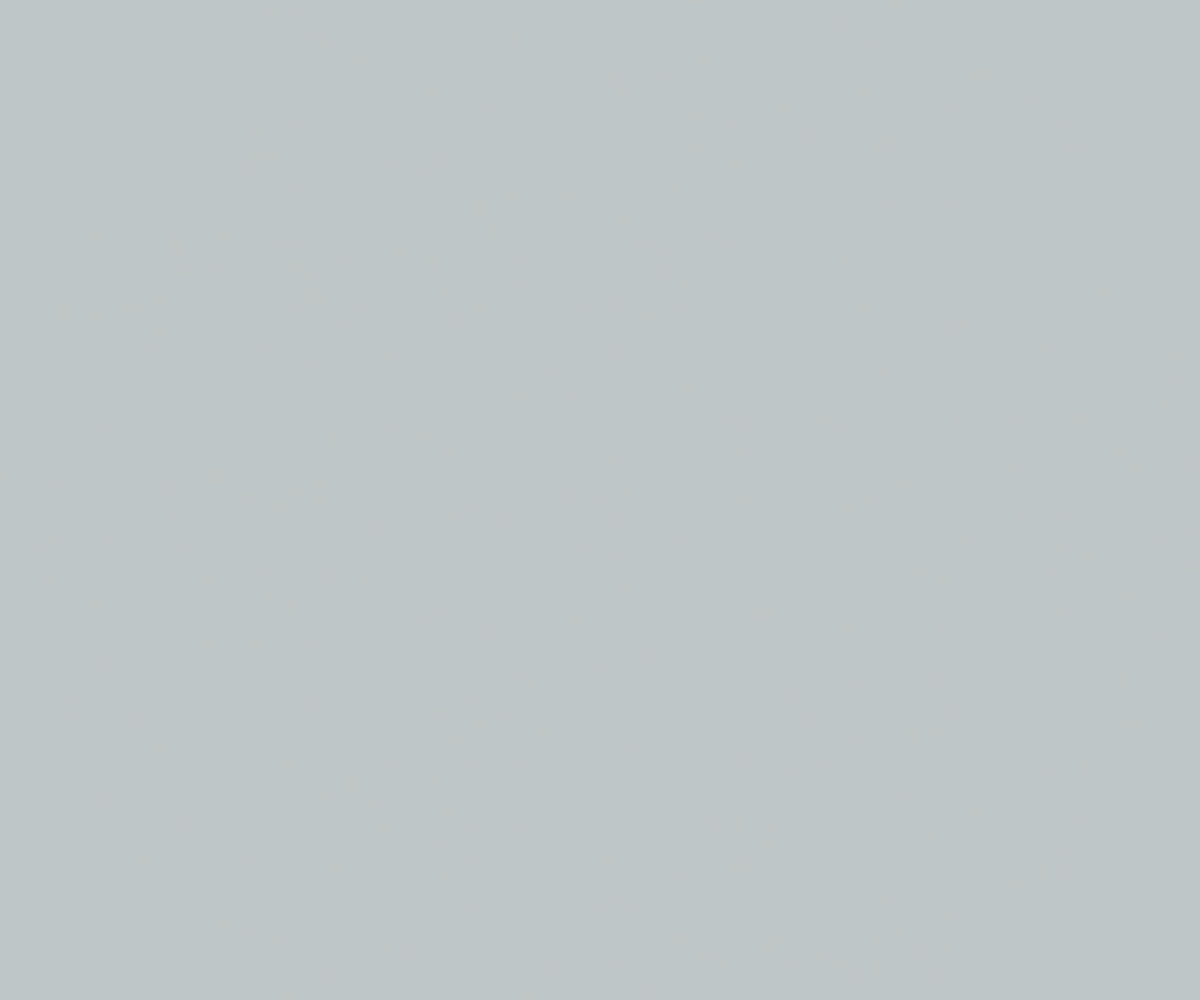
Frame 1 (no input)
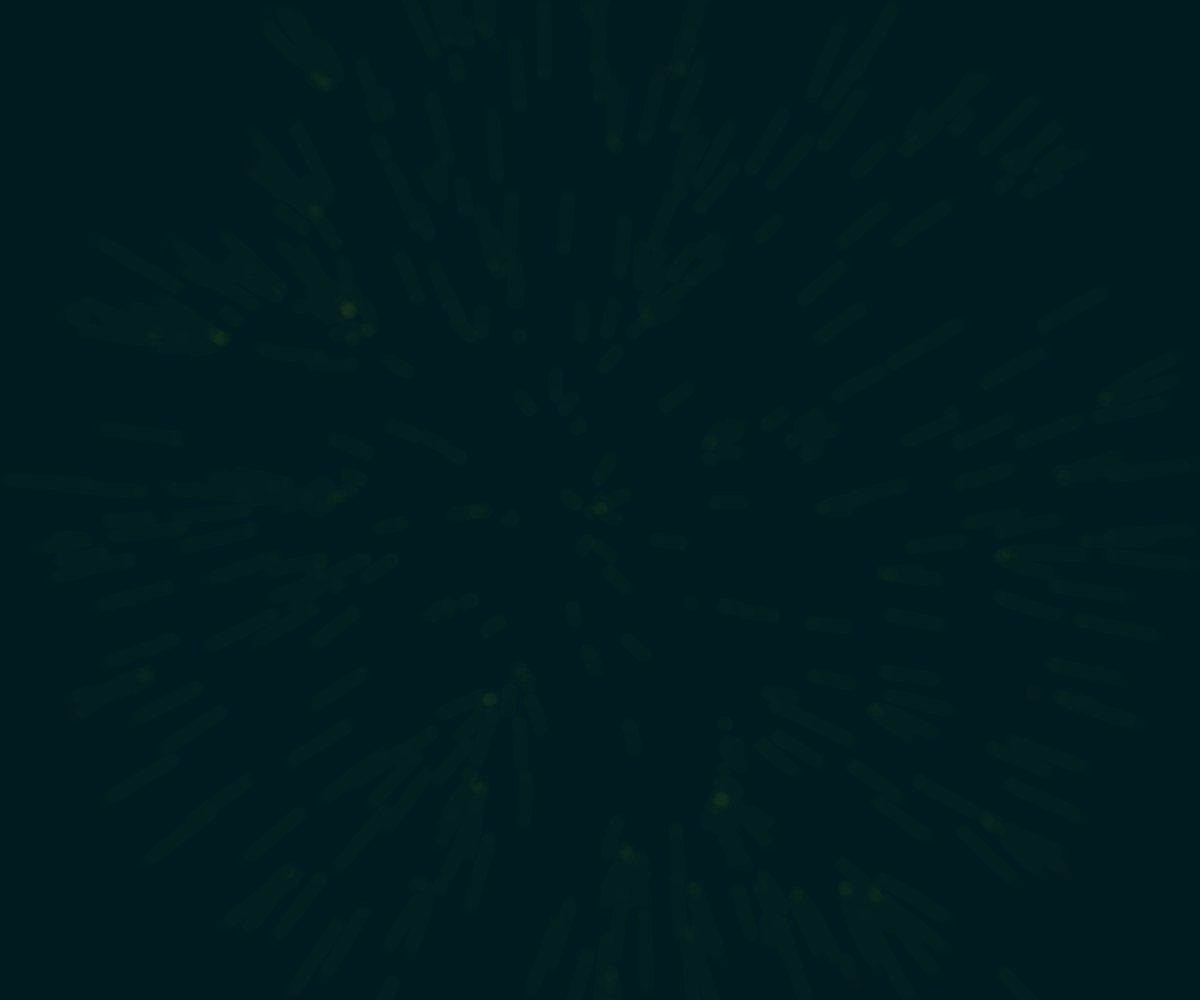
Frame 60 (no input)
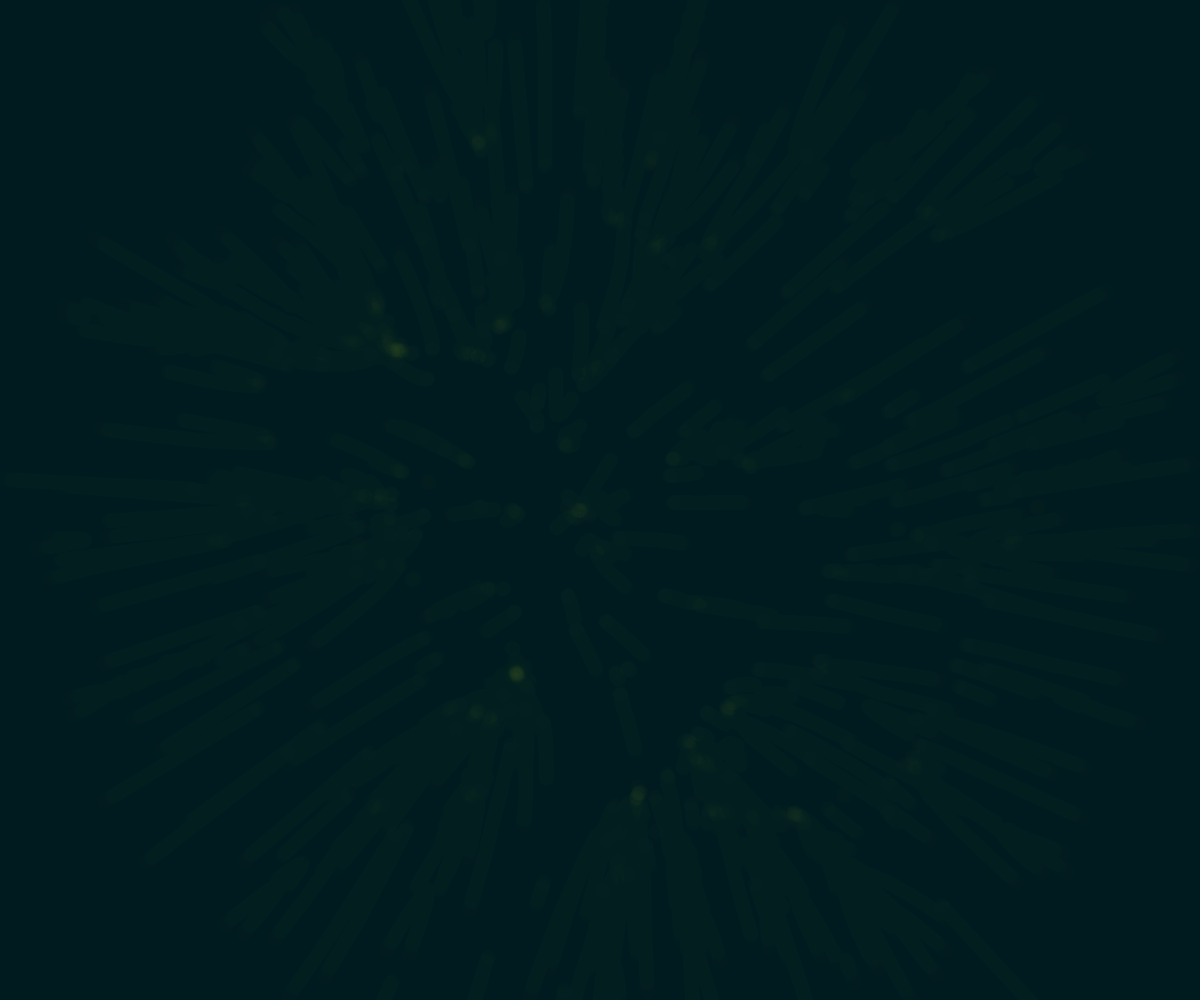
Frame 120 (the mouse pressed at the canvas centre since frame 60)

The p5.js sketch that drew these frames (run headless with seeded random() and noise() and a simulated clock; from frame 60 on, the mouse is pressed at the canvas centre):

// p5.js sketch
// ── sketch.js

//const referenceScreenSize = [800,800];
//const referenceMolCount = 1000;

//const referenceTimeRequiredOfAnimation
//  = calcRate(...referenceMolCount,referenceMolCount)
let animationSpeed;//more bigger,more slower
const x = [];
const y = [];

function setup() {
  const count = 1000;
  const minSide = min(windowWidth, windowHeight);
  //createCanvas(minSide, minSide,);
  createCanvas(windowWidth, windowHeight)
  
  animationSpeed = calcRate(width,height,count);
  console.log(animationSpeed)
  const maxium = 
  (-1+((1+4*count/PI)**0.5))/2;
  for(var i = 0; i < maxium;i++) {
    for(var j = 0;j < maxium;j++) { 
      const rad = radians(random(360));
      const r = random((width/2)**2)**0.5;
      x.push(width/2+sin(rad)*r);
      y.push(height/2+cos(rad)*r);
    }
  }
  strokeWeight(1);
  stroke(255,1);
  fill(230,255,155,2);
}

function draw() {
  const c = 3
  background(5.2/c,84/c,100/c,64);
  const xlength = x.length;
  for(var i = 0;i < xlength;i++) {
    const xi = x[i];
    const yi = y[i];
    for(var j = i+1;j < xlength;j++) {
      const dx = x[j]-xi;
      const dy = y[j]-yi;
      const r = animationSpeed*(dx**2+dy**2);
      const dxpr = dx/r;
      const dypr = dy/r;
      x[i] += dxpr;
      y[i] += dypr;
      x[j] -= dxpr;
      y[j] -= dypr;
    }
    circle(xi,yi,16);
  }
}

function calcRate(width,height,count) {
  const gm = (width * height)**0.5;
  let pos = gm;
  let i = 0
  while(true) {
    if(pos < 0) break
    pos -= count/pos**2;
    i++
  }
  
  const DEFAULT_VAL = 170672
  //referenceTimeRequiredOfAnimation;
  //time required on default screen size
  const rate = DEFAULT_VAL/i;
  return rate;
}
// ── style.css
html, body {
    width: 100%;
    height: 100%;
    margin: 1%;
    padding: 0;
    background: rgb(29,135,134);
background: radial-gradient(circle, rgba(29,135,134,1) 0%, rgba(0,0,0,1) 100%);
    display: flex;
    justify-content: center;
  }

main {
    width: 100vmin;
    height: 100vmin;  
   
  }

canvas {
  position:fixed;
  top:0;
  left:0; 
  width:100%; 
  height:100%;
  }

h1 {
  color: rgb(200,200,200);
  font-family:RBNo2;
  font-size: 300%;
  text-align:center;
  background: rgba(0,0,0,0.4)
}
  
@font-face {
  font-family: RBNo2;
  src: url('font/RBNo2/RBNo2Light-Light.eot');
  src: url('font/RBNo2/RBNo2Light-Light.eot?#iefix') format('embedded-opentype'),
    url('font/RBNo2/RBNo2Light-Light.woff2') format('woff2'), 
    url('font/RBNo2/RBNo2Light-Light.woff') format('woff'),
    url('font/RBNo2/RBNo2Light-Light.ttf') format('truetype');
}
// ── test.js
function calcRate(width,height,count) {
    const gm = (width * height)**0.5;
    let pos = gm;
    let i = 0
    while(true) {
      if(pos < 0) break
      pos -= count/pos**2;
      i++
    }
    console.log(i)
  }
  calcRate(800,800,1000)
